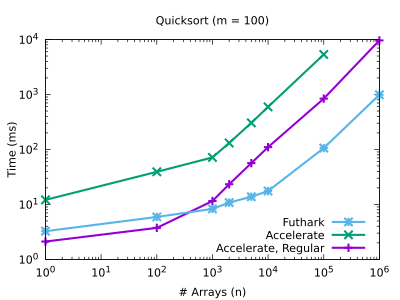

Source code (gnuplot):
# vim: filetype=gnuplot tw=0 nospell

set title "Quicksort (m = 100)"

set terminal pdf size 4,3
set output "quicksort-100.pdf"

set key on
set key bottom right invert

set xlabel "# Arrays (n)"
set logscale x
set format x "10^{%L}"
# set xrange [1:2000000]

# set xtics (4, 8, 12, 16, 20, 24)
# set xtics (2, 4, 6, 8, 10, 12, 14, 16, 18, 20)

# set colorsequence classic   # gnuplot >= 5
set ylabel "Time (ms)"
set logscale y
set format y "10^{%L}"
# set yrange [1:20000]

#set for [i=0:3] xtics (0,10**(2*i))
#set xtics (4, 8, 12, 16, 20, 24)

plot  'quicksort-100.dat' using 1:3 title "Accelerate, Regular" ls 1 lw 3 with linespoints, \
      'quicksort-100.dat' using 1:4 title "Accelerate"          ls 2 lw 3 with linespoints, \
      'quicksort-100.dat' using 1:2 title "Futhark"             ls 3 lw 3 with linespoints
